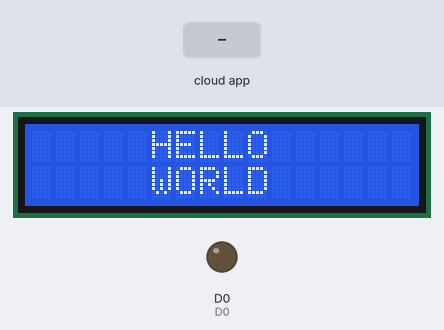
The sketch below on a simulated ESP8266 (NodeMCU). On the bench: 16×2 character LCD, output pins drawn as LEDs (lit = HIGH). Inputs (shaded band) come from the test bench. WiFi joins after 1.5 s; servers stay silent unless stated; the Firebase database answers and starts empty; what the sketch prints to the serial monitor is not drawn.

Above: at 2.7 s.
2.8 s: the phone or cloud app sets line1 to 0
At 3.5 s:
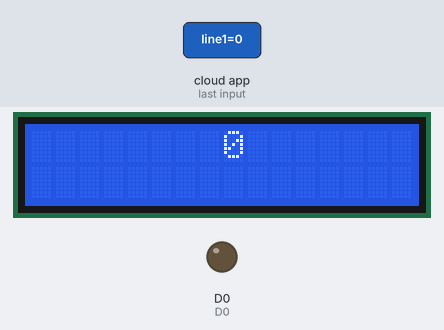
4.6 s: the phone or cloud app sets relay1 to 1
At 5.2 s:
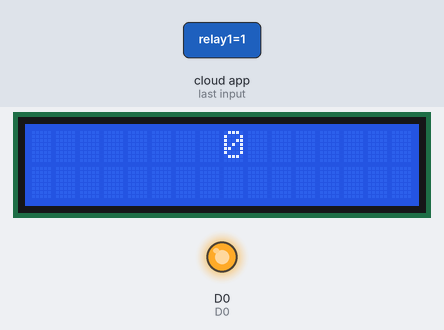
6.1 s: the phone or cloud app sets line2 to 0
At 6.9 s:
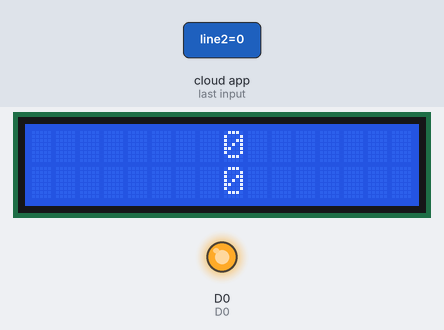
7.9 s: the phone or cloud app sets line1 to 1
At 9.2 s:
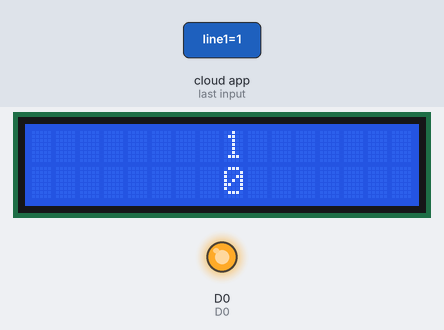
9.8 s: the phone or cloud app sets line2 to 1
At 11.5 s:
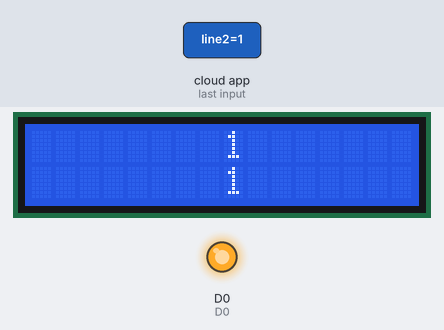
11.8 s: the phone or cloud app sets relay1 to 0
At 12.1 s:
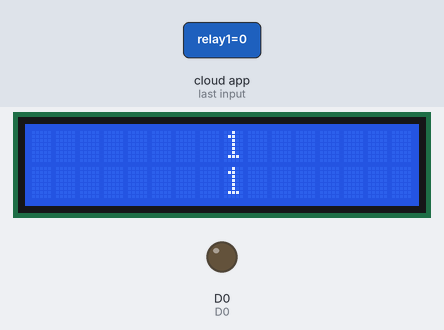
Timing chart, 0 to 14.3 s (numbered marks = the images above; inputs shaded):
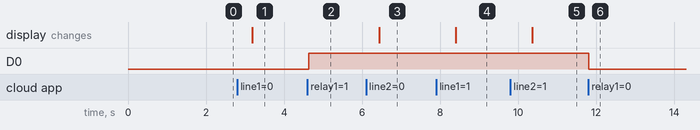

The sketch:

new_I2C_LCD_Relay.ino
```cpp
#include <LiquidCrystal_I2C.h>
#include <ESP8266WiFi.h>
#include <FirebaseArduino.h>

#define D1 5
#define D2 4
#define D0 16
#define FIREBASE_HOST "arduinofirebase-6d104.firebaseio.com"
#define WIFI_SSID "robert_hsu"
#define WIFI_PASSWORD "1234567890"

LiquidCrystal_I2C lcd(0x27, D1, D2);

void setup() {
  //LCD
  lcd.begin();
  lcd.backlight();
  lcd.setCursor(5, 0);
  lcd.print("HELLO");
  lcd.setCursor(5, 1);
  lcd.print("WORLD");

  //relay
  pinMode(D0,OUTPUT);

  //Wifi
  Serial.begin(115200);
  WiFi.begin(WIFI_SSID, WIFI_PASSWORD);
  Serial.print("connecting");
  while (WiFi.status() != WL_CONNECTED) {
    Serial.print(".");
    delay(500);
  }
  Serial.println();
  Serial.print("connected:");
  Serial.println(WiFi.localIP());

  //Firebase
  Firebase.begin(FIREBASE_HOST);
}

String message1 = "";
String message2 = "";
int relay1 = 3;

void loop() {
  //lcd setup start............................

  String line1 = Firebase.getString("lcd/line1");
  String line2 = Firebase.getString("lcd/line2");
  if (!line1.equals(message1) || !line2.equals(message2)) {
    message1 = line1;
    message2 = line2;

    lcd.clear();
    int count = message1.length();
    lcd.setCursor((16 / 2) - (count / 2), 0);
    lcd.print(message1);
    if (Firebase.failed()) {
      return;
    }


    count = message2.length();
    lcd.setCursor((16 / 2) - (count / 2), 1);
    lcd.print(message2);
    if (Firebase.failed()) {
      return;
    }
  }

  //lcd setup end............

  boolean firebaseRelay1 = Firebase.getBool("lcd/relay1");
  int intRelay1 = firebaseRelay1 ? 1 : 0;
  if (intRelay1 != relay1){
    relay1 = intRelay1;
    digitalWrite(D0,relay1);
  }


  delay(200);
}
```

Measured:
- after the input at 2.8 s, the display: changes after 0.38 s (image 1)
- after the input at 4.6 s, D0: LOW → HIGH at once
- after the input at 6.1 s, the display: changes after 0.34 s (image 3)
- after the input at 7.9 s, the display: changes after 0.50 s (image 4)
- after the input at 9.8 s, the display: changes after 0.56 s (image 5)
- after the input at 11.8 s, D0: HIGH → LOW at once
